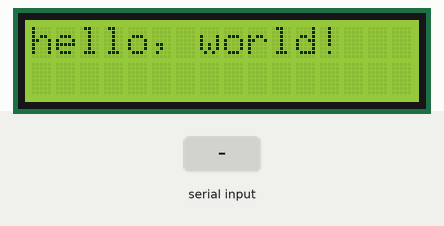
A sketch run on a simulated Arduino Uno, built with avr-gcc and run on an emulated ATmega328P. Shown: 16×2 character LCD. Inputs (shaded band) come from the test bench. What the sketch prints to the serial monitor is not drawn.

Above: at 1.2 s.
1.3 s: "1" received over Serial
At 2.6 s:
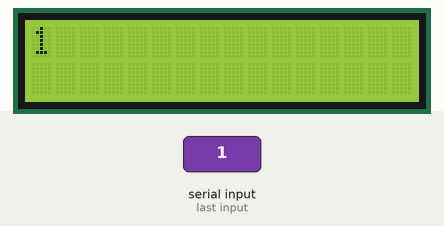
3.8 s: "0" received over Serial
At 5.7 s:
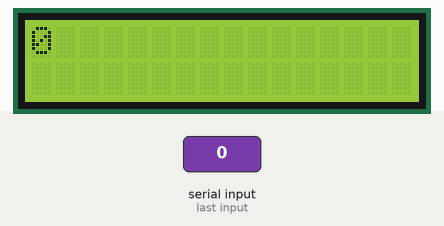
6.3 s: "2" received over Serial
At 7.6 s:
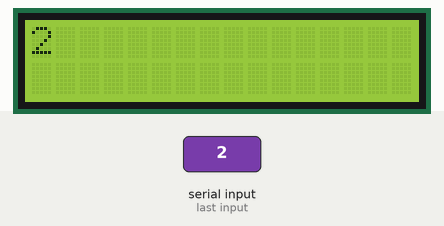
Timing chart, 0 to 9.3 s (numbered marks = the images above; inputs shaded):
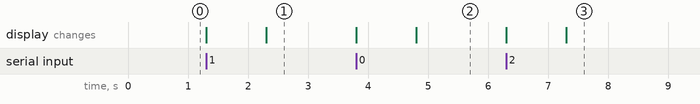

Measured:
- after the input at 1.3 s, the display: first changes at once (image 1 shows a later state)
- after the input at 3.8 s, the display: first changes at once (image 2 shows a later state)
- after the input at 6.3 s, the display: first changes at once (image 3 shows a later state)

The sketch:

Serial.ino
```cpp
#include <LiquidCrystal.h>

const int rs = 12, en = 11, d4 = 5, d5 = 4, d6 = 3, d7 = 2;
LiquidCrystal lcd(rs, en, d4, d5, d6, d7);
void setup() {

  Serial.begin(9600);
  lcd.begin(16, 2);
  // Print a message to the LCD.
  lcd.print("hello, world!");
}
String str;
void loop() {
  lcd.setCursor(0, 0);
  if (Serial.available()) {
    lcd.clear();
    str = Serial.readString();
    Serial.println(str);
    lcd.print(str);
  }
}
```
